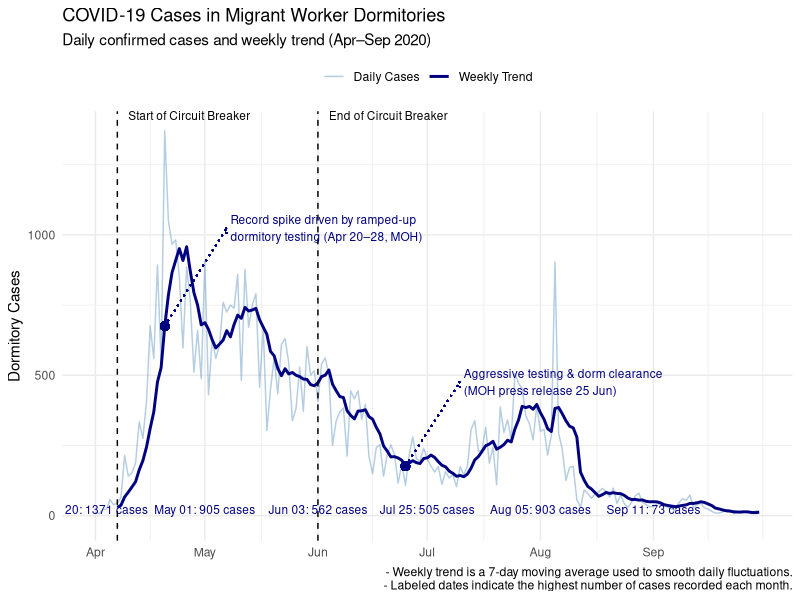
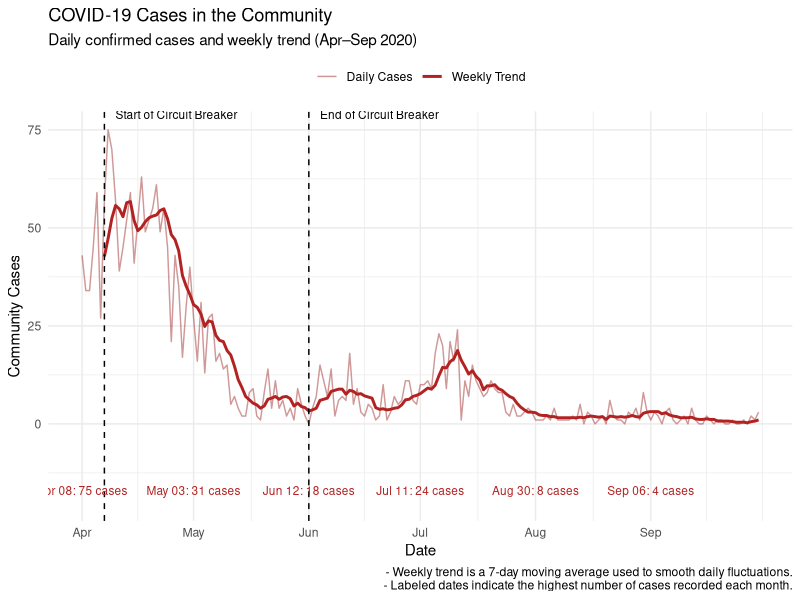
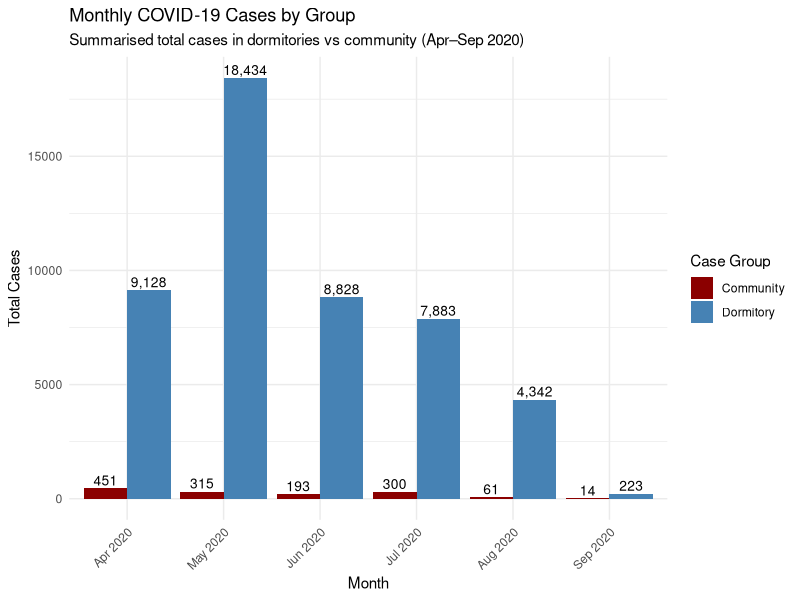
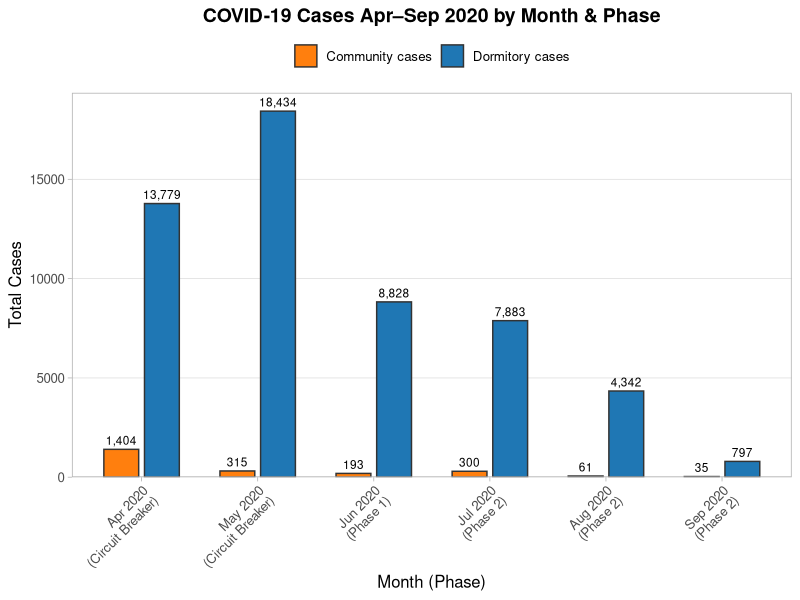
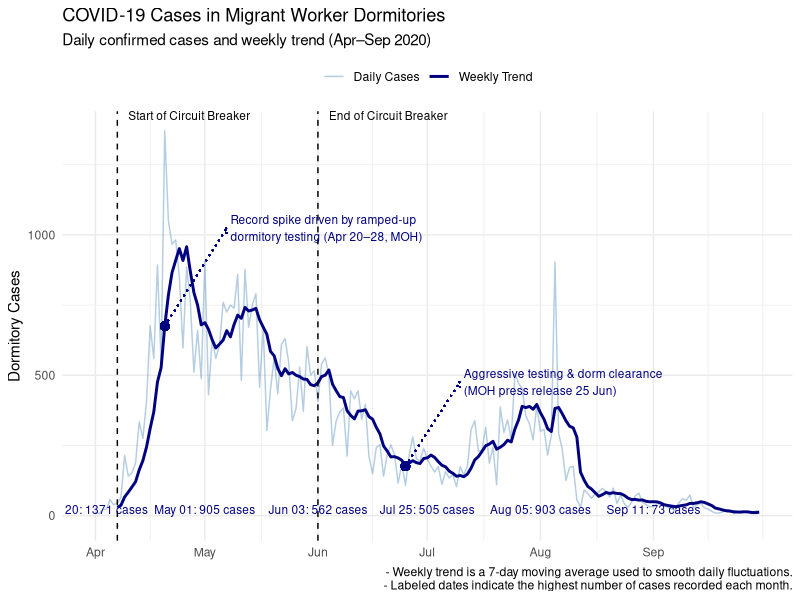
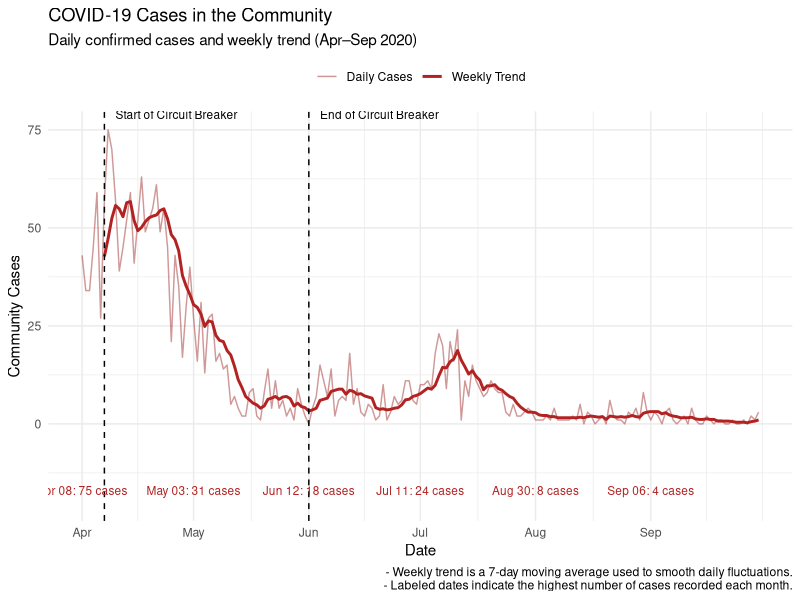
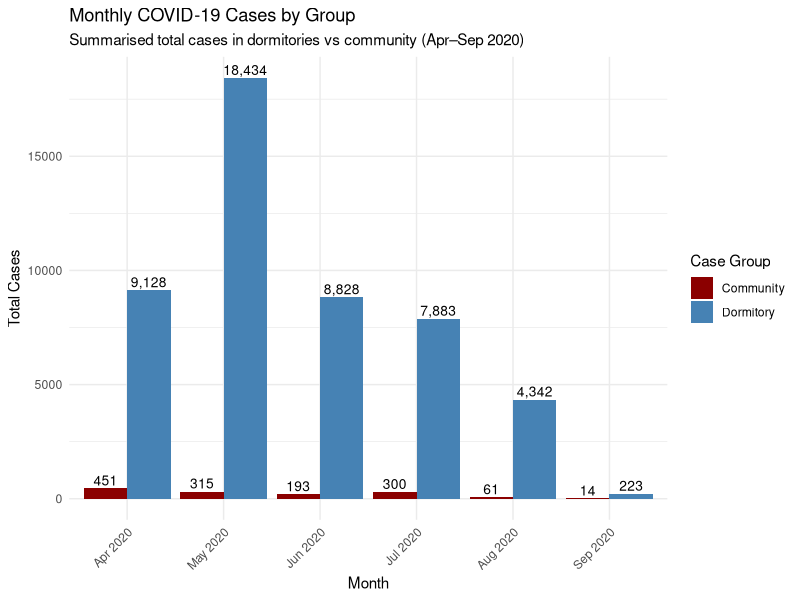

R code for these plots, in order:
## ---- chunk 1
# Load necessary libraries
library(tidyverse)
library(lubridate)
## ---- chunk 2
# Load the dataset
covid_data <- read_csv("covid19_sg.csv")
covid_data

# Count total number of NA values before cleaning
total_na_before <- sum(is.na(covid_data))
print(paste("Total NA values before cleaning:", as.numeric(total_na_before)))

## ---- chunk 3

# Clean dataset: replace NA in numeric columns with 0
covid_data <- covid_data %>%
  mutate(
    'Perc population completed at least one dose' = as.numeric(`Perc population completed at least one dose`),
    'Perc population completed vaccination' = as.numeric(`Perc population completed vaccination`),
    'Perc population taken booster shots' = as.numeric(`Perc population taken booster shots`),
  )

# Clean dataset: replace NA in numeric columns with 0
covid_clean <- covid_data %>%
  mutate(across(where(is.numeric), ~replace_na(., 0)))

# Count total number of 0s in numeric columns after cleaning
total_zeros_after <- covid_clean %>%
  select(where(is.numeric)) %>%
  summarise_all(~sum(. == 0)) %>%
  unlist() %>%
  sum()

print(paste("Total 0 values after cleaning:", as.numeric(total_zeros_after)))

## ---- chunk 4
#| label: Time Series Line Chart (Dormitory vs Community)
library(patchwork)
library(zoo)

# Filter data for focus period
covid_focus <- covid_clean %>%
  filter(Date >= as.Date("2020-04-01") & Date <= as.Date("2020-09-30")) %>%
  select(Date,
         Dormitory = `Local cases residing in dorms MOH report`,
         Community = `Local cases not residing in doms MOH report`) %>%
  mutate(
    Dormitory_MA = rollmean(Dormitory, k = 7, fill = NA, align = "right"),
    Community_MA = rollmean(Community, k = 7, fill = NA, align = "right"),
    Month = floor_date(Date, "month")
  )

# Dynamically compute monthly peak rows
dorm_peaks <- covid_focus %>%
  group_by(Month) %>%
  filter(Dormitory == max(Dormitory, na.rm = TRUE)) %>%
  slice(1) %>%  # Ensure only one row per month
  ungroup() %>%
  mutate(Label = paste0(format(Date, "%b %d"), ": ", Dormitory, " cases"),
         Month = floor_date(Month, "month"))  # Ensure it's 1st of month


comm_peaks <- covid_focus %>%
  group_by(Month) %>%
  filter(Community == max(Community, na.rm = TRUE)) %>%
  slice(1) %>%
  ungroup() %>%
  mutate(Label = paste0(format(Date, "%b %d"), ": ", Community, " cases"),
         Month = floor_date(Month, "month"))

# Point of interest (June 25)
annotate_point <- as.Date("2020-06-25")
annotate_y <- covid_focus %>% filter(Date == annotate_point) %>% pull(Dormitory_MA)

# Plot 1: Dormitory Cases
p1 <- ggplot(covid_focus, aes(x = Date)) +
  geom_line(
    aes(y = Dormitory, color = "Daily Cases"),
    alpha = 0.4) +
  geom_line(
    aes(y = Dormitory_MA, color = "Weekly Trend"),
    size = 1) +
  geom_vline(
    xintercept = as.Date("2020-04-07"),
    linetype = "dashed",
    color = "black") +
  geom_vline(
    xintercept = as.Date("2020-06-01"),
    linetype = "dashed",
    color = "black") +
  geom_text(
    data = dorm_peaks,
    aes(x = Month, y = -20, label = Label),
    inherit.aes = FALSE, 
    vjust = -0.8, size = 3, color = "navy") +
  geom_point(
    aes(x = annotate_point, y = annotate_y), 
    color = "navy", size = 2.5) + 
   geom_segment(
     aes(x = annotate_point, y = annotate_y, xend = annotate_point + 15, yend = annotate_y + 300),
     arrow = arrow(length = unit(0.15, "cm")),
     color = "navy", linetype = "dotted") +
  annotate("text", 
            x = as.Date("2020-04-10"), 
            y = max(covid_focus$Dormitory, na.rm = TRUE),
            label = "Start of Circuit Breaker",
            hjust = 0, vjust = -1.2, size = 3) +
  annotate("text",
           x = as.Date("2020-06-04"),
           y = max(covid_focus$Dormitory, na.rm = TRUE),
           label = "End of Circuit Breaker",
           hjust = 0, vjust = -1.2, size = 3) +
  annotate("text",
           x = annotate_point + 16,
           y = annotate_y + 300,
           label = "Aggressive testing & dorm clearance\n(MOH press release 25 Jun)",
           hjust = 0, size = 3, color = "navy") +
  scale_x_date(
    breaks = seq(as.Date("2020-04-01"), as.Date("2020-09-30"), by = "1 month"),
    date_labels = "%b",
    limits = c(as.Date("2020-04-01"), as.Date("2020-09-30"))
  ) +
  scale_color_manual(
    values = c("Daily Cases" = "steelblue", "Weekly Trend" = "navy")) +
  labs(
    title = "COVID-19 Cases in Migrant Worker Dormitories",
    subtitle = "Daily confirmed cases and weekly trend (Apr–Sep 2020)",
    caption = "- Weekly trend is a 7-day moving average used to smooth daily fluctuations.\n- Labeled dates indicate the highest number of cases recorded each month.",
    y = "Dormitory Cases", x = NULL, color = NULL) +
  theme_minimal() +
  theme(legend.position = "top")


# April spike annotation for Dormitory cases
combined_apr <- as.Date("2020-04-20")
combined_apr_y <- covid_focus %>% filter(Date == combined_apr) %>% pull(Dormitory_MA)

p1 <- p1 +
  geom_point(aes(x = combined_apr, y = combined_apr_y), color = "navy", size = 2.5) +
  geom_segment(aes(x = combined_apr, y = combined_apr_y,
                   xend = combined_apr + 17, yend = combined_apr_y + 350), arrow = arrow(length = unit(0.15, "cm")), color = "navy", linetype = "dotted") +
  annotate("text",
           x = combined_apr + 18,
           y = combined_apr_y + 350,
           label = "Record spike driven by ramped-up\ndormitory testing (Apr 20–28, MOH)",
           hjust = 0, size = 3, color = "navy")




# Plot 2: Community Cases
p2 <- ggplot(covid_focus, aes(x = Date)) +
  geom_line(aes(y = Community, color = "Daily Cases"), alpha = 0.4) +
  geom_line(aes(y = Community_MA, color = "Weekly Trend"), size = 1) +
  geom_vline(xintercept = as.Date("2020-04-07"), linetype = "dashed", color = "black") +
  geom_vline(xintercept = as.Date("2020-06-01"), linetype = "dashed", color = "black") +
  geom_text(data = comm_peaks, aes(x = Month, y = -20, label = Label),
          inherit.aes = FALSE, vjust = -0.8, size = 3, color = "firebrick") +
  annotate("text", x = as.Date("2020-04-10"), y = max(covid_focus$Community, na.rm = TRUE),
           label = "Start of Circuit Breaker", hjust = 0, vjust = -1.2, size = 3) +
  annotate("text", x = as.Date("2020-06-04"), y = max(covid_focus$Community, na.rm = TRUE),
           label = "End of Circuit Breaker", hjust = 0, vjust = -1.2, size = 3) +
  scale_x_date(
    breaks = seq(as.Date("2020-04-01"), as.Date("2020-09-30"), by = "1 month"),
    date_labels = "%b",
    limits = c(as.Date("2020-04-01"), as.Date("2020-09-30"))
  ) +
  scale_color_manual(values = c("Daily Cases" = "darkred", "Weekly Trend" = "firebrick")) +
  labs(
    title = "COVID-19 Cases in the Community",
    subtitle = "Daily confirmed cases and weekly trend (Apr–Sep 2020)",
    caption = "- Weekly trend is a 7-day moving average used to smooth daily fluctuations.\n- Labeled dates indicate the highest number of cases recorded each month.",
    y = "Community Cases", x = "Date", color = NULL
  ) +
  theme_minimal() +
  theme(legend.position = "top")

# Save each plot separately
ggsave("covid_dormitory_plot.png", p1, width = 12, height = 6)
ggsave("covid_community_plot.png", p2, width = 12, height = 6)

# Optionally display each one in sequence
p1
p2






## ---- chunk 5
#| label: Monthly cases bar plot (Dormitory vs Community)
library(scales)

# Prepare monthly summary
monthly_cases <- covid_clean %>%
  filter(Date >= as.Date("2020-04-20") & Date <= as.Date("2020-09-07")) %>%
  mutate(Month = floor_date(Date, "month")) %>%
  group_by(Month) %>%
  summarise(
    Dormitory = sum(`Local cases residing in dorms MOH report`, na.rm = TRUE),
    Community = sum(`Local cases not residing in doms MOH report`, na.rm = TRUE)
  ) %>%
  pivot_longer(cols = c(Dormitory, Community), names_to = "Group", values_to = "Cases") %>%
  mutate(Month = factor(format(Month, "%b %Y"), levels = format(seq.Date(as.Date("2020-04-01"), as.Date("2020-09-01"), by = "month"), "%b %Y")))

# Plot
monthly_bar <- ggplot(monthly_cases, aes(x = Month, y = Cases, fill = Group)) +
  geom_col(position = position_dodge(width = 0.9)) +
  geom_text(
    aes(label = comma(Cases)),
    position = position_dodge(width = 0.9),
    vjust = -0.3,
    size = 3.5
  ) +
  scale_fill_manual(values = c("Dormitory" = "steelblue", "Community" = "darkred")) +
  labs(
    title = "Monthly COVID-19 Cases by Group",
    subtitle = "Summarised total cases in dormitories vs community (Apr–Sep 2020)",
    x = "Month", y = "Total Cases", fill = "Case Group"
  ) +
  theme_minimal() +
  theme(axis.text.x = element_text(angle = 45, hjust = 1))

# Save and view
ggsave("monthly_covid_cases_grouped.png", monthly_bar, width = 10, height = 6)
monthly_bar

## ---- chunk 6

library(tidyverse)
library(lubridate)
library(scales)

# 1) Load & filter Apr–Sep 2020
df <- read_csv("covid19_sg.csv", col_types = cols(
  Date = col_date(),
  `Local cases residing in dorms MOH report`    = col_double(),
  `Local cases not residing in doms MOH report` = col_double(),
  Phase = col_character()
)) %>%
  filter(Date >= ymd("2020-04-01"), Date <= ymd("2020-09-30")) %>%
  mutate(
    dorm  = `Local cases residing in dorms MOH report`,
    comm  = `Local cases not residing in doms MOH report`,
    Month = floor_date(Date, "month")
  )

# 2) Summarise + build labels
monthly <- df %>%
  group_by(Month) %>%
  summarise(
    dorm  = sum(dorm, na.rm = TRUE),
    comm  = sum(comm, na.rm = TRUE),
    Phase = Phase %>% table() %>% which.max() %>% names()
  ) %>%
  ungroup() %>%
  mutate(
    label = paste0(format(Month, "%b %Y"), "\n(", Phase, ")")
  )

# 3) Pivot longer for ggplot
monthly_long <- monthly %>%
  select(label, dorm, comm) %>%
  pivot_longer(c(dorm, comm),
               names_to  = "Type",
               values_to = "Count") %>%
  mutate(
    Type = recode(Type,
                  dorm = "Dormitory cases",
                  comm = "Community cases"),
    label = factor(label, levels = monthly$label)  # preserve order
  )

# 4) Plot
ggplot(monthly_long, aes(x = label, y = Count, fill = Type)) +
  geom_col(position = position_dodge(width = 0.7),
           width    = 0.6,
           color    = "grey20") +
  geom_text(aes(label = comma(Count)),
            position = position_dodge(width = 0.7),
            vjust    = -0.5,
            size     = 3) +
  scale_fill_manual(
    values = c("Community cases" = "#ff7f0e",
               "Dormitory cases" = "#1f77b4")
  ) +
  scale_y_continuous(
    expand = expansion(mult = c(0, 0.05))
  ) +
  theme_light(base_size = 12) +
  theme(
    axis.text.x       = element_text(angle = 45, hjust = 1),
    panel.grid.major.x = element_blank(),
    panel.grid.minor   = element_blank(),
    legend.position    = "top",
    legend.title       = element_blank(),
    plot.title         = element_text(face = "bold", hjust = 0.5, size = 14)
  ) +
  labs(
    x     = "Month (Phase)",
    y     = "Total Cases",
    title = "COVID-19 Cases Apr–Sep 2020 by Month & Phase"
  )
